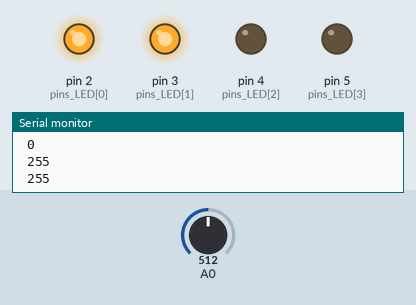
Bench run of a sketch on a simulated Arduino Uno, built with avr-gcc and run on an emulated ATmega328P. Shown: output pins drawn as LEDs (lit = HIGH), the last lines printed to the serial monitor. The inputs (shaded band) are chosen by the test bench; at power-on: A0 = 512.

Above: at 1.3 s.
1.4 s: A0 set to 629
2.9 s: A0 set to 651
At 3.5 s:
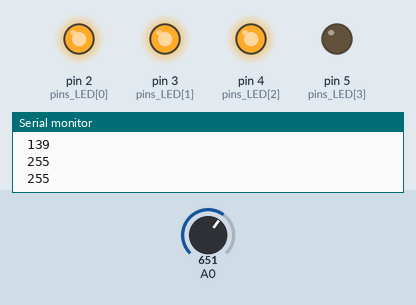
4.5 s: A0 set to 900
At 4.8 s:
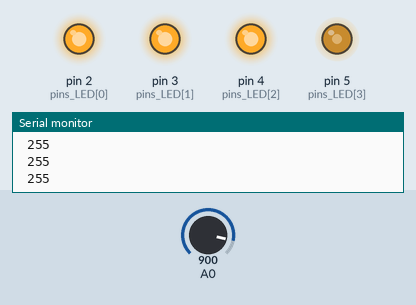
6.0 s: A0 set to 1023
At 7.2 s:
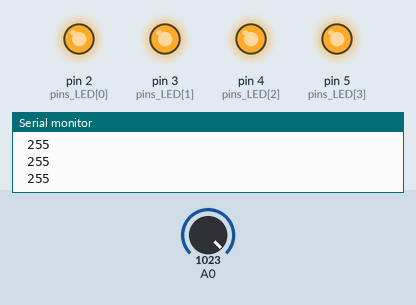
7.5 s: A0 set to 246
At 8.5 s:
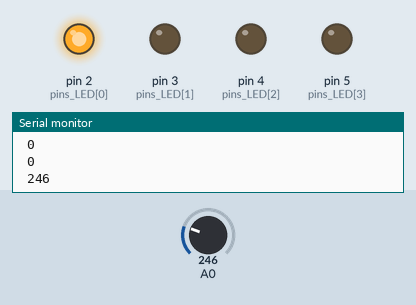
9.0 s: A0 set to 138
10.5 s: A0 set to 117
At 11.0 s:
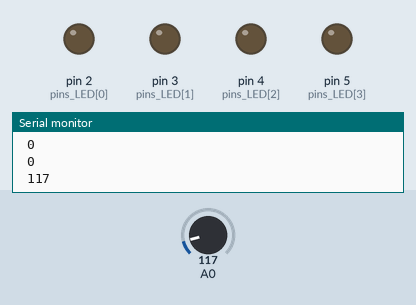
Timing chart, 0 to 13.0 s (numbered marks = the images above; inputs shaded):
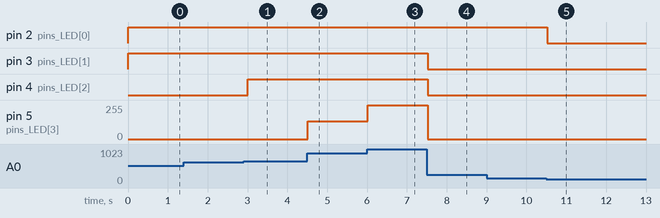

Measured:
- the behaviour switches between 639 and 640 on A0 (found by bisection; images 0 and 1)
- the behaviour switches between 128 and 127 on A0 (found by bisection; images 4 and 5)
- after the input at 2.9 s, pin 4 (pins_LED[2]): LOW → HIGH after 0.11 s
- after the input at 4.5 s, pin 5 (pins_LED[3]): 0/255 → 132/255 at once
- after the input at 6.0 s, pin 5 (pins_LED[3]): 132/255 → 255/255 at once
- after the input at 7.5 s, pin 3 (pins_LED[1]), pin 4 (pins_LED[2]): HIGH → LOW at once; pin 5 (pins_LED[3]): 255/255 → 0/255 at once
- after the input at 10.5 s, pin 2 (pins_LED[0]): HIGH → LOW at once

The sketch:

LAB5_2_3_202255513.ino
```cpp
// LAB5_2_3_202255513

int pins_LED[] = {2, 3, 4, 5};                // LED 연결 핀

void setup() {
  Serial.begin(9600);

  for (int i = 0; i < 4; i++) {
    pinMode(pins_LED[i], OUTPUT);
  }
  pinMode(A0, INPUT);                         // 가변 저항 연결 핀 입력으로 설정
}

void loop() {
  int ADC_value = analogRead(A0);             // ADC 값
  int PWM_value[4] = {0, };

  Serial.println(String("ADC value : ") + ADC_value);

  for (int i = 3; i >= 0; i--) {              // 4개 LED 밝기로 나눔
    if (ADC_value >= 256 * i) {
      PWM_value[i] = ADC_value - 256 * i;
      ADC_value -= (PWM_value[i] + 1);
    }

    analogWrite(pins_LED[i], PWM_value[i]);   // LED 밝기 조절
    Serial.print(" ");
    Serial.println(PWM_value[i]);
  }
  Serial.println();
  delay(500);
}

// 학번 : 202255513
```
